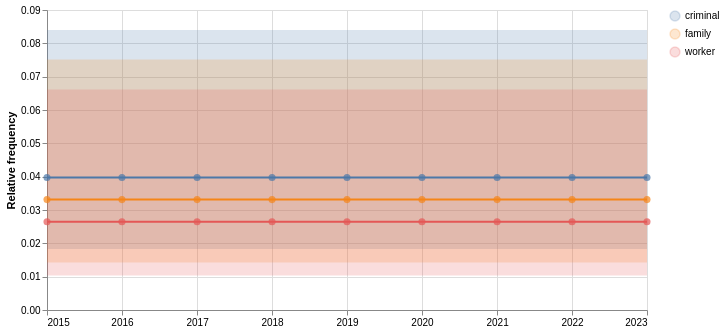

Write notebook code for a chart like this one.
### Code cell
trajectory.plot()

### Figure 1 — Vega-Lite specification as saved in the notebook (floating-point values rounded to 4 significant figures)
{"config": {"view": {"continuousWidth": 300, "continuousHeight": 300}}, "layer": [{"mark": {"type": "area", "opacity": 0.2}, "encoding": {"color": {"field": "term", "title": null, "type": "nominal"}, "x": {"field": "period", "title": null, "type": "temporal"}, "y": {"field": "ci_lower", "title": "Relative frequency", "type": "quantitative"}, "y2": {"field": "ci_upper"}}}, {"mark": {"type": "line", "strokeWidth": 2}, "encoding": {"color": {"field": "term", "title": null, "type": "nominal"}, "tooltip": [{"field": "period", "type": "temporal"}, {"field": "term", "type": "nominal"}, {"field": "count", "type": "quantitative"}, {"field": "total", "type": "quantitative"}, {"field": "relfreq", "type": "quantitative"}, {"field": "ci_lower", "type": "quantitative"}, {"field": "ci_upper", "type": "quantitative"}], "x": {"field": "period", "title": null, "type": "temporal"}, "y": {"field": "relfreq", "type": "quantitative"}}}, {"mark": {"type": "point", "filled": true, "size": 50}, "encoding": {"color": {"field": "term", "title": null, "type": "nominal"}, "x": {"field": "period", "title": null, "type": "temporal"}, "y": {"field": "relfreq", "type": "quantitative"}}}], "data": {"name": "data-2f8eae63c7cd770c43efb46eeb2537d3"}, "height": 300, "width": 600, "$schema": "https://vega.github.io/schema/vega-lite/v6.4.1.json", "datasets": {"data-2f8eae63c7cd770c43efb46eeb2537d3": [{"period": "2015-01-01T00:00:00", "term": "criminal", "count": 6, "total": 151, "relfreq": 0.03974, "ci_lower": 0.01834, "ci_upper": 0.08397}, {"period": "2016-01-01T00:00:00", "term": "criminal", "count": 6, "total": 151, "relfreq": 0.03974, "ci_lower": 0.01834, "ci_upper": 0.08397}, {"period": "2017-01-01T00:00:00", "term": "criminal", "count": 6, "total": 151, "relfreq": 0.03974, "ci_lower": 0.01834, "ci_upper": 0.08397}, {"period": "2018-01-01T00:00:00", "term": "criminal", "count": 6, "total": 151, "relfreq": 0.03974, "ci_lower": 0.01834, "ci_upper": 0.08397}, {"period": "2019-01-01T00:00:00", "term": "criminal", "count": 6, "total": 151, "relfreq": 0.03974, "ci_lower": 0.01834, "ci_upper": 0.08397}, {"period": "2020-01-01T00:00:00", "term": "criminal", "count": 6, "total": 151, "relfreq": 0.03974, "ci_lower": 0.01834, "ci_upper": 0.08397}, {"period": "2021-01-01T00:00:00", "term": "criminal", "count": 6, "total": 151, "relfreq": 0.03974, "ci_lower": 0.01834, "ci_upper": 0.08397}, {"period": "2022-01-01T00:00:00", "term": "criminal", "count": 6, "total": 151, "relfreq": 0.03974, "ci_lower": 0.01834, "ci_upper": 0.08397}, {"period": "2023-01-01T00:00:00", "term": "criminal", "count": 6, "total": 151, "relfreq": 0.03974, "ci_lower": 0.01834, "ci_upper": 0.08397}, {"period": "2015-01-01T00:00:00", "term": "family", "count": 5, "total": 151, "relfreq": 0.03311, "ci_lower": 0.01423, "ci_upper": 0.07517}, {"period": "2016-01-01T00:00:00", "term": "family", "count": 5, "total": 151, "relfreq": 0.03311, "ci_lower": 0.01423, "ci_upper": 0.07517}, {"period": "2017-01-01T00:00:00", "term": "family", "count": 5, "total": 151, "relfreq": 0.03311, "ci_lower": 0.01423, "ci_upper": 0.07517}, {"period": "2018-01-01T00:00:00", "term": "family", "count": 5, "total": 151, "relfreq": 0.03311, "ci_lower": 0.01423, "ci_upper": 0.07517}, {"period": "2019-01-01T00:00:00", "term": "family", "count": 5, "total": 151, "relfreq": 0.03311, "ci_lower": 0.01423, "ci_upper": 0.07517}, {"period": "2020-01-01T00:00:00", "term": "family", "count": 5, "total": 151, "relfreq": 0.03311, "ci_lower": 0.01423, "ci_upper": 0.07517}, {"period": "2021-01-01T00:00:00", "term": "family", "count": 5, "total": 151, "relfreq": 0.03311, "ci_lower": 0.01423, "ci_upper": 0.07517}, {"period": "2022-01-01T00:00:00", "term": "family", "count": 5, "total": 151, "relfreq": 0.03311, "ci_lower": 0.01423, "ci_upper": 0.07517}, {"period": "2023-01-01T00:00:00", "term": "family", "count": 5, "total": 151, "relfreq": 0.03311, "ci_lower": 0.01423, "ci_upper": 0.07517}, {"period": "2015-01-01T00:00:00", "term": "worker", "count": 4, "total": 151, "relfreq": 0.02649, "ci_lower": 0.01035, "ci_upper": 0.06613}, {"period": "2016-01-01T00:00:00", "term": "worker", "count": 4, "total": 151, "relfreq": 0.02649, "ci_lower": 0.01035, "ci_upper": 0.06613}, {"period": "2017-01-01T00:00:00", "term": "worker", "count": 4, "total": 151, "relfreq": 0.02649, "ci_lower": 0.01035, "ci_upper": 0.06613}, {"period": "2018-01-01T00:00:00", "term": "worker", "count": 4, "total": 151, "relfreq": 0.02649, "ci_lower": 0.01035, "ci_upper": 0.06613}, {"period": "2019-01-01T00:00:00", "term": "worker", "count": 4, "total": 151, "relfreq": 0.02649, "ci_lower": 0.01035, "ci_upper": 0.06613}, {"period": "2020-01-01T00:00:00", "term": "worker", "count": 4, "total": 151, "relfreq": 0.02649, "ci_lower": 0.01035, "ci_upper": 0.06613}, {"period": "2021-01-01T00:00:00", "term": "worker", "count": 4, "total": 151, "relfreq": 0.02649, "ci_lower": 0.01035, "ci_upper": 0.06613}, {"period": "2022-01-01T00:00:00", "term": "worker", "count": 4, "total": 151, "relfreq": 0.02649, "ci_lower": 0.01035, "ci_upper": 0.06613}, {"period": "2023-01-01T00:00:00", "term": "worker", "count": 4, "total": 151, "relfreq": 0.02649, "ci_lower": 0.01035, "ci_upper": 0.06613}]}}
